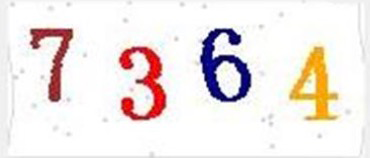
#> input picture contents/code/pic/2.png, 370 x 158 px
$ python pro11.py
#> lines starting #> are read from the running program, lines starting #| are printed output that depends on the picture; after the words box and inside, x2 and y2 are one past the last pixel; in counts of white or black regions, pixels touching at a corner belong together
import tesserocr
from PIL import Image

image = Image.open("./pic/2.png")
#> image is the input picture: PIL image 370x158 RGB; mean R, G, B 239.8, 232, 230
# 1) 灰度处理 (将图像转化为灰色)
image = image.convert("L")
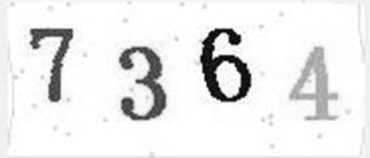
#> image: PIL image 370x158 L; min 6, max 255, mean 234.1

# 2) 二值化处理 (将图像转化为黑白色)
threshold = 128
table = []
for i in range(256):
    if i < threshold:
        table.append(0)
    else:
        table.append(1)
image = image.point(table,'1')
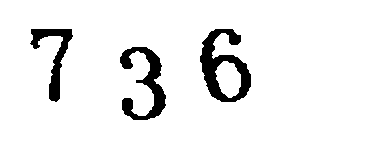
#> image: PIL image 370x158 1; 93.2% white; 3 black regions, box (x1, y1, x2, y2) and area: (200, 29, 251, 102) 1651, (120, 47, 166, 120) 1337, (30, 29, 73, 102) 961

# 将图像转化为文本
#> (the run stopped early here; a loop or call above may not have finished)

$ run again, with contents/code/pic/1.png copied over contents/code/pic/2.png
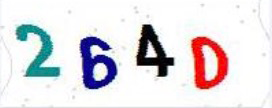
#> input picture contents/code/pic/1.png, 272 x 108 px
#> image is the input picture: PIL image 272x108 RGB; mean R, G, B 225.2, 221.9, 225.7
#> `image = image.convert("L")`:
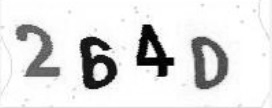
#> image: PIL image 272x108 L; min 0, max 255, mean 223.4
#> `image = image.point(table,'1')`:
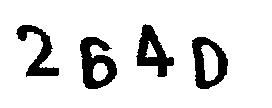
#> image: PIL image 272x108 1; 87% white; 4 black regions, box (x1, y1, x2, y2) and area: (80, 37, 117, 89) 1094, (192, 37, 228, 89) 963, (136, 24, 174, 77) 939, (16, 25, 59, 77) 834
